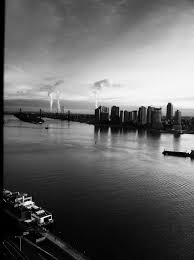
//> input picture backprojecting histogram/backprojecting histogram/pic.jpg, 194 x 260 px
$ ./Source   (built with g++ and OpenCV 4)
//> lines starting //> are read from the running program, lines starting //| are printed output that depends on the picture
#include "opencv2/imgproc/imgproc.hpp"
#include "opencv2/highgui/highgui.hpp"

#include <iostream>

using namespace cv;
using namespace std;

class Histogram1D {
private:
	int histSize[1]; // number of bins
	float hranges[2]; // min and max pixel value
	const float* ranges[1];
	int channels[1]; // only 1 channel used here
public:
	Histogram1D() {
		// Prepare arguments for 1D histogram
		histSize[0]= 256;
		hranges[0]= 0.0;
		hranges[1]= 255.0;
		ranges[0]= hranges;
		channels[0]= 0; // by default, we look at channel 0
	}
	// Computes the 1D histogram.
	cv::Mat getHistogram(const cv::Mat &image) {
		cv::Mat hist;
		// Compute histogram
		cv::calcHist(&image,
			1, // histogram from 1 image only
			channels, // the channel used
			cv::Mat(), // no mask is used
			hist, // the resulting histogram
			1, // it is a 1D histogram
			histSize, // number of bins
			ranges // pixel value range
			);
		// Loop over each bin
	for (int i=0; i<256; i++)
		cout << "Value " << i << " = " <<hist.at<float>(i) << endl;
		return hist;
	}
	// Computes the 1D histogram and returns an image of it.
	cv::Mat getHistogramImage(const cv::Mat &image){
		// Compute histogram first
		cv::MatND hist= getHistogram(image);
		// Get min and max bin values
		double maxVal=0;
		double minVal=0;
		cv::minMaxLoc(hist, &minVal, &maxVal, 0, 0);
		// Image on which to display histogram
		cv::Mat histImg(histSize[0], histSize[0],
			CV_8U,cv::Scalar(255));
		// set highest point at 90% of nbins
		int hpt = static_cast<int>(0.9*histSize[0]);
		// Draw a vertical line for each bin
		for( int h = 0; h < histSize[0]; h++ ) {
			float binVal = hist.at<float>(h);
			int intensity = static_cast<int>(binVal*hpt/maxVal);
			// This function draws a line between 2 points
			cv::line(histImg,cv::Point(h,histSize[0]),
				cv::Point(h,histSize[0]-intensity),
				cv::Scalar::all(0));
		}
		return histImg;
	}

};


int main()
{
	Mat img=imread("pic.jpg");
//> img is the input picture: 260 rows x 194 cols, CV_8UC3; min 0, max 255, mean 102.1
	if(!img.data)
		cout<<"error";
	cvtColor( img, img, CV_BGR2GRAY);
//> img: 260 rows x 194 cols, CV_8UC1
	namedWindow("display2");
	imshow("display2",img);

	waitKey(0);
	Mat imgroi;
	imgroi=img(cv::Rect(50,50,100,100));
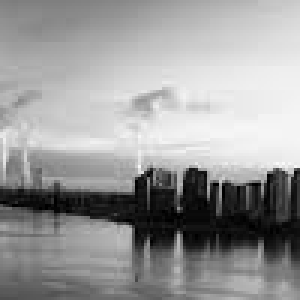
//> imgroi: 100 rows x 100 cols, CV_8UC1 (shown 3 times larger); min 0, max 250, mean 153.6

	Histogram1D h;
	Mat histo=h.getHistogram(imgroi);
//> in getHistogram, `cv::calcHist(&image, 1, channels, cv::Mat(), hist, 1, histSize, ranges..`: hist = 256 values, max 107 at index 239, min 0 at index 251, mean 39.06
//> the loop in getHistogram, `for (int i=0; i<256; i++)` made 256 passes
//| Value 0 = 29
//| Value 1 = 11
//| Value 2 = 12
//| Value 3 = 10
//| Value 4 = 13
//| Value 5 = 17
//| Value 6 = 27
//| Value 7 = 33
//> (output is shown up to pass 8 of 256)
//> histo has the same summary as hist in getHistogram
	normalize(histo,histo, 1.0);
//> histo = 256 values, max 0.145 at index 239, min 0 at index 251, mean 0.053


	float hue_range[] = { 0, 180 };
	const float* ranges = { hue_range };
	Mat backproj;
	calcBackProject( &img, 1, 0, histo, backproj, &ranges, 255.0, true );
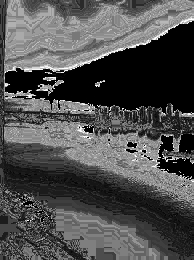
//> backproj: 260 rows x 194 cols, CV_8UC1; min 0, max 36, mean 11.1; drawn with min black and max white
	namedWindow("display3");
	imshow("display3",backproj);

	waitKey(0);

	return 1;
}
